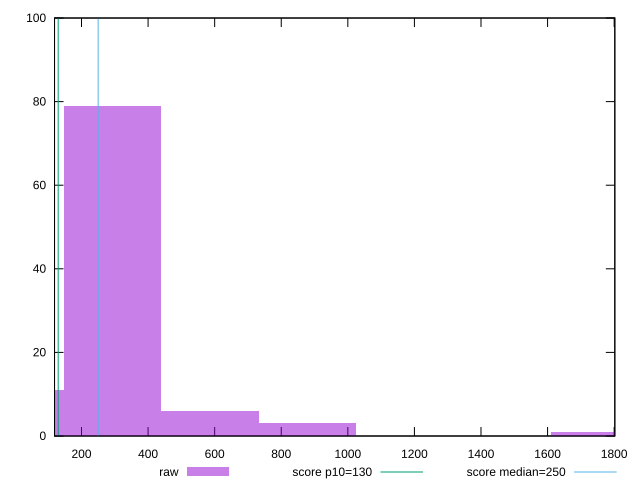

This figure's gnuplot source:
reset

$raw <<EOF
292.8459506585751 79
0 11
585.6919013171502 6
1757.0757039514506 1
878.5378519757253 3
EOF

set key outside below
set boxwidth 292.8459506585751
set xrange [119:1802.0000000000005]
set yrange [0:100]
set trange [0:100]
set style fill transparent solid 0.5 noborder

set parametric
set terminal svg size 640, 490 enhanced background rgb 'white'
set output "report_00013_2021-02-09T12-04-24.940Z/max-potential-fid/samples/pages+cached+noadtech+nomedia/raw/histogram.svg"

plot $raw title "raw" with boxes, \
     130,t title "score p10=130", \
     250,t title "score median=250"

reset
